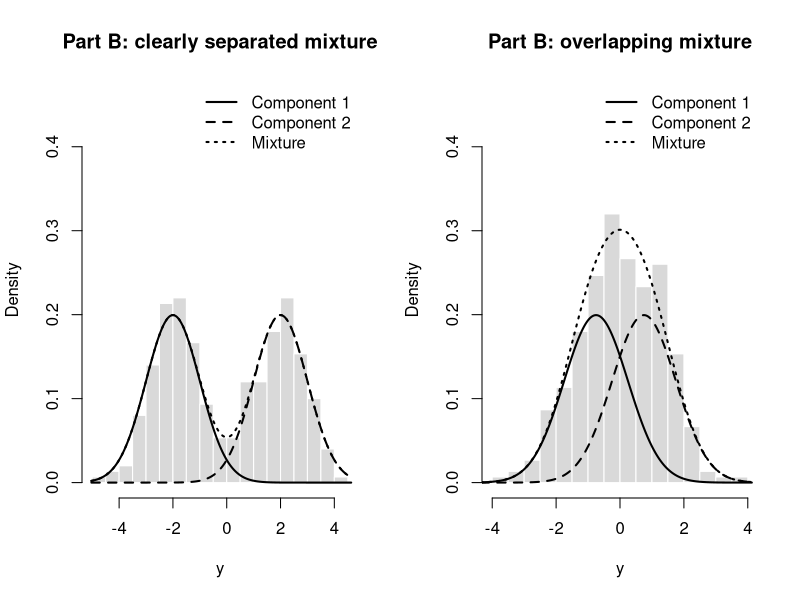
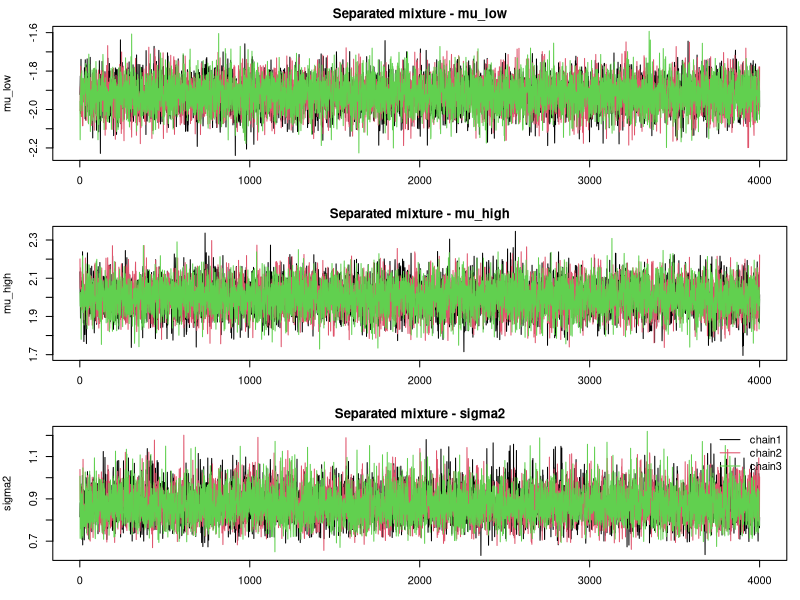
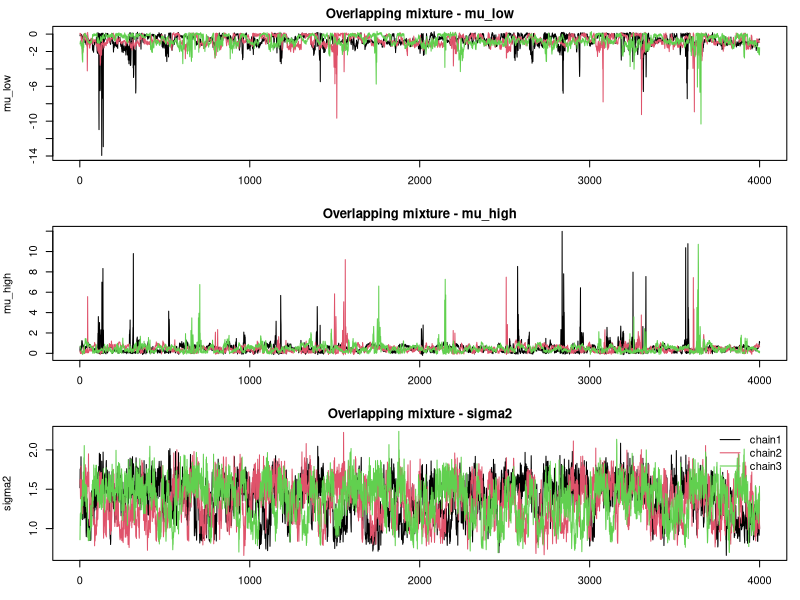
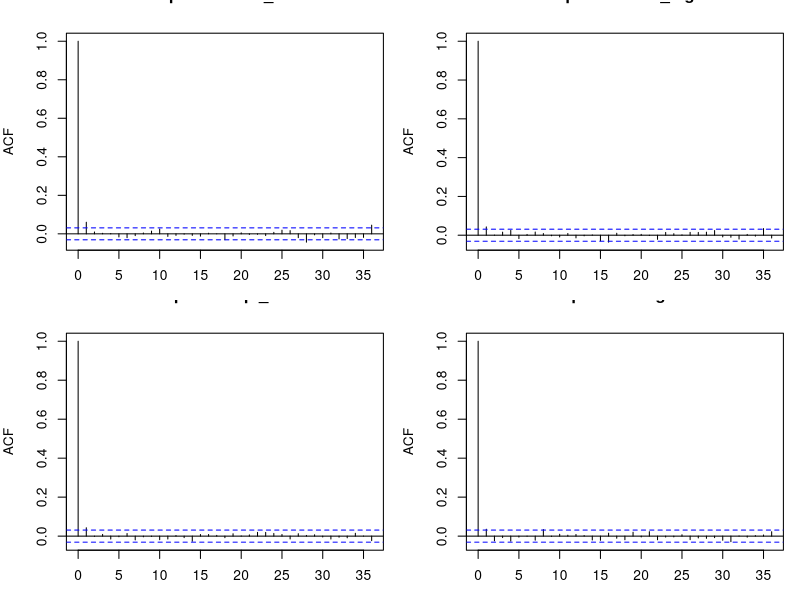
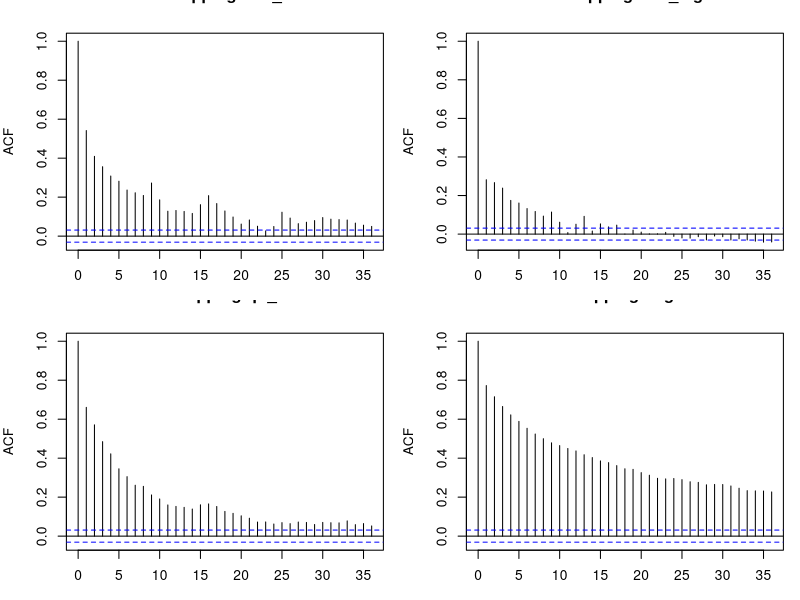
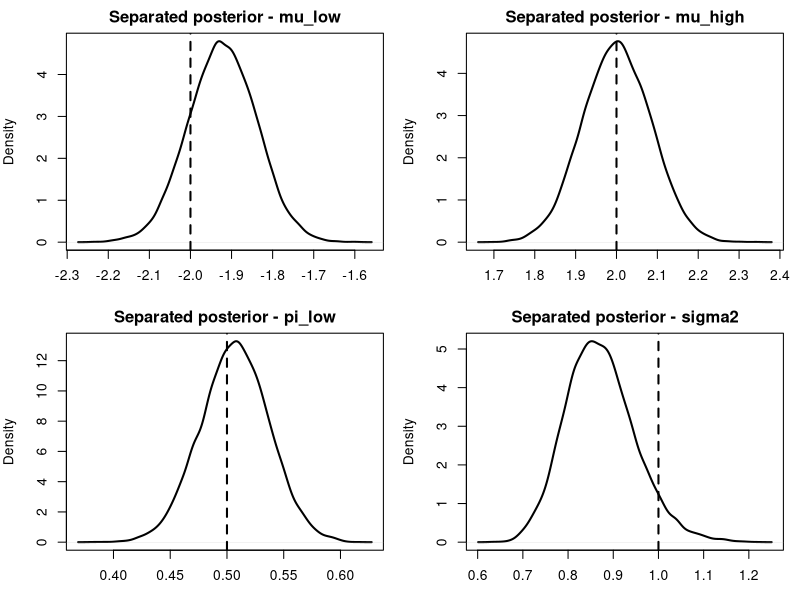
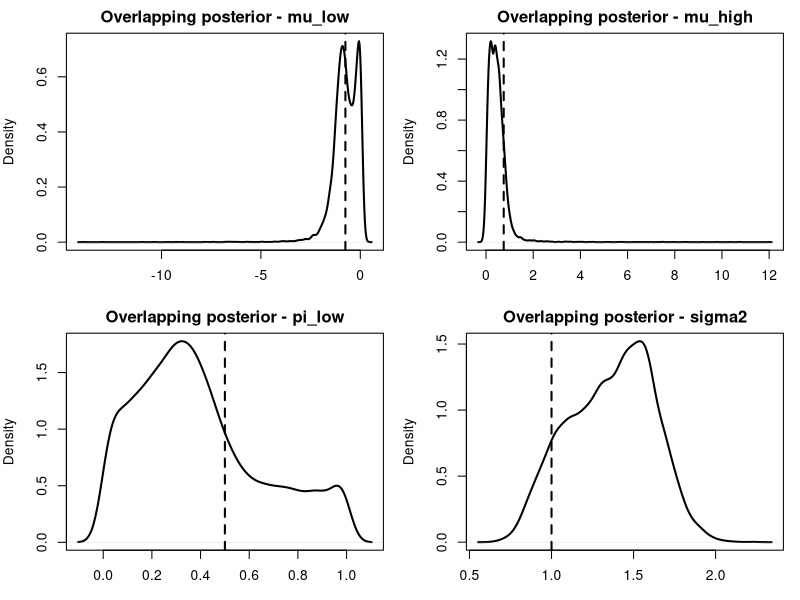

The R source for these figures, in order:

### TASK 2 ###

############
## PART A ##
############
# LATENT-VARIABLE REPRESENTATION AND GIBBS SAMPLER


# 1. STATISTICAL MODEL
# We consider the two-component Gaussian mixture
#   Y_i | Z_i = 1, mu_1, sigma^2 ~ N(mu_1, sigma^2)
#   Y_i | Z_i = 2, mu_2, sigma^2 ~ N(mu_2, sigma^2)
#
#   P(Z_i = 1) = pi
#   P(Z_i = 2) = 1 - pi
#
# Inverse-Gamma parameterisation used in this script:
#
#   p(sigma^2) proportional to
#     (sigma^2)^(-(alpha0 + 1)) * exp(-beta0 / sigma^2)
#
# Therefore, if X ~ InvGamma(alpha, beta), generate it as:
#
#   X = 1 / rgamma(1, shape = alpha, rate = beta)
#
# The latent allocations Z_i make Gibbs sampling possible because the
# full conditional distributions have standard forms.

# 2. PRIOR CHOICES

# The data in the example below are standardised, so these priors are
# specified on the standardised scale.
#
#   mu_k ~ N(0, 5^2)
#   pi ~ Beta(1, 1)
#   sigma^2 ~ InvGamma(2.5, 1.5)
#
# Beta(1, 1) is uniform on [0, 1].
# Under the stated Inverse-Gamma parameterisation, the prior mean of
# sigma^2 is beta0 / (alpha0 - 1) = 1.5 / 1.5 = 1.

m0 <- 0
s0_sq <- 25
a <- 1
b <- 1
alpha0 <- 2.5
beta0 <- 1.5


# 3. HELPER FUNCTION: STANDARDISE DATA


standardise_data <- function(y) {
  y_mean <- mean(y)
  y_sd <- sd(y)
  
  if (!is.finite(y_sd) || y_sd <= 0) {
    stop("The data must have a positive, finite standard deviation.")
  }
  
  list(
    y_std = (y - y_mean) / y_sd,
    mean = y_mean,
    sd = y_sd
  )
}


# 4. FULL CONDITIONAL DISTRIBUTIONS AND THEIR DERIVATION


# The full conditionals follow from:
# posterior kernel proportional to likelihood * prior.
# Terms that do not depend on the parameter being updated are omitted.
#
# 4.1 Latent allocation Z_i
#
# Define:
#   p1_i = P(Z_i = 1 | y_i, parameters)
#
# Then:
#
#   p1_i =
#     pi * phi(y_i; mu_1, sigma^2) /
#     [pi * phi(y_i; mu_1, sigma^2)
#       + (1 - pi) * phi(y_i; mu_2, sigma^2)]
#
#   Z_i | rest ~ Bernoulli(p1_i), represented by labels 1 and 2.
#
# Derivation for Z_i:
# Conditional on the parameters, Bayes' rule gives the probability of
# each allocation as its mixture weight times its Gaussian density,
# divided by the sum of those two weighted densities.
#
# 4.2 Component means
#
# For component k, combine the likelihood kernel
#   exp[-sum_{i:Z_i=k}(y_i - mu_k)^2 / (2*sigma^2)]
# with the Normal prior kernel
#   exp[-(mu_k - m0)^2 / (2*s0_sq)].
# Completing the square in mu_k gives the Normal full conditional below.
#
# Let n_k be the number of observations allocated to component k, and
# S_k be the sum of those observations. Then:
#
#   mu_k | rest ~ N(m_k_star, v_k_star)
#
#   v_k_star = 1 / (n_k / sigma^2 + 1 / s0_sq)
#
#   m_k_star = v_k_star * (S_k / sigma^2 + m0 / s0_sq)
#
# 4.3 Mixture probability
#
# Given the allocations, the likelihood for pi is proportional to
# pi^n1 * (1 - pi)^n2. Multiplying by the Beta(a, b) prior gives the
# Beta(a + n1, b + n2) full conditional.
#
# Let n_1 = number of observations with Z_i = 1 and
#     n_2 = number of observations with Z_i = 2.
#
#   pi | rest ~ Beta(a + n_1, b + n_2)
#
# 4.4 Common variance
#
# Conditional on the allocations and component means, the Gaussian
# likelihood kernel in sigma^2 is proportional to
# (sigma^2)^(-n/2) * exp[-sum_i (y_i - mu_Zi)^2 / (2*sigma^2)].
# Multiplying this by the specified Inverse-Gamma prior kernel adds
# n/2 to the shape parameter and half the residual sum of squares to
# the second parameter.
#
# Let mu_Zi equal mu_1 when Z_i = 1 and mu_2 when Z_i = 2.
# Under the prior specified above:
#
#   sigma^2 | rest ~ InvGamma(
#     alpha0 + n / 2,
#     beta0 + 0.5 * sum_i (y_i - mu_Zi)^2
#   )

# Now, I have drived the full conditional distributions.
# The following section implements the Gibbs sampler,
# stores posterior draws, and assesses Markov chain behaviour.

# 5. GIBBS SAMPLER IMPLEMENTED FROM SCRATCH


gibbs_mix <- function(
    y,
    n_iter = 12000,
    burn = 4000,
    thin = 4,
    init = NULL,
    m0 = 0,
    s0_sq = 25,
    a = 1,
    b = 1,
    alpha0 = 2.5,
    beta0 = 1.5,
    seed = NULL
) {
  if (!is.null(seed)) set.seed(seed)
  
  if (!is.numeric(y) || length(y) < 2 || any(!is.finite(y))) {
    stop("y must be a finite numeric vector with at least two observations.")
  }
  if (n_iter <= burn) stop("n_iter must be larger than burn.")
  if (thin < 1) stop("thin must be at least 1.")
  if (s0_sq <= 0 || a <= 0 || b <= 0 ||
      alpha0 <= 0 || beta0 <= 0) {
    stop("Prior variance and distribution parameters must be positive.")
  }
  
  n <- length(y)
  
# Initial values
if (is.null(init)) {
    z <- sample(1:2, n, replace = TRUE)
    
# Ensure both components have at least one observation initially.
    if (length(unique(z)) < 2) {
      z[1] <- 1L
      z[2] <- 2L
    }
    
    mu1 <- mean(y[z == 1])
    mu2 <- mean(y[z == 2])
    
    if (mu1 == mu2) {
      mu1 <- mu1 - 0.5
      mu2 <- mu2 + 0.5
    }
    
    pi <- min(max(mean(z == 1), 0.05), 0.95)
    sigma2 <- var(y)
  } else {
    required <- c("mu1", "mu2", "pi", "sigma2")
    if (!all(required %in% names(init))) {
      stop("init must contain mu1, mu2, pi, and sigma2.")
    }
    
    mu1 <- init$mu1
    mu2 <- init$mu2
    pi <- init$pi
    sigma2 <- init$sigma2
    
    if (!is.null(init$z)) {
      z <- init$z
      if (length(z) != n || any(!z %in% c(1, 2))) {
        stop("init$z must have length length(y) and contain only 1 or 2.")
      }
    } else {
      z <- sample(1:2, n, replace = TRUE)
    }
  }
  
  if (!is.finite(sigma2) || sigma2 <= 0) {
    stop("The initial sigma2 must be positive and finite.")
  }
  if (!is.finite(pi) || pi <= 0 || pi >= 1) {
    stop("The initial pi must be strictly between 0 and 1.")
  }
  
  keep <- seq(from = burn + 1, to = n_iter, by = thin)
  n_keep <- length(keep)
  
  # Store parameter draws and the latent allocations for posterior
  # inference and examination of Markov-chain behaviour.
  out <- list(
    mu1 = numeric(n_keep),
    mu2 = numeric(n_keep),
    pi = numeric(n_keep),
    sigma2 = numeric(n_keep),
    z = matrix(NA_integer_, nrow = n_keep, ncol = n)
  )
  
  keep_counter <- 0L
  
  for (iter in seq_len(n_iter)) {
    
    # STEP 1: Update each latent allocation Z_i.
    # Work on the log scale to reduce numerical underflow.
    log_p1 <- log(pi) +
      dnorm(y, mean = mu1, sd = sqrt(sigma2), log = TRUE)
    
    log_p2 <- log1p(-pi) +
      dnorm(y, mean = mu2, sd = sqrt(sigma2), log = TRUE)
    
    p1 <- plogis(log_p1 - log_p2)
    z <- ifelse(runif(n) < p1, 1L, 2L)
    
    # STEP 2: Update mu_1.
    n1 <- sum(z == 1)
    v1 <- 1 / (n1 / sigma2 + 1 / s0_sq)
    m1 <- v1 * (sum(y[z == 1]) / sigma2 + m0 / s0_sq)
    mu1 <- rnorm(1, mean = m1, sd = sqrt(v1))
    
    # STEP 3: Update mu_2.
    n2 <- sum(z == 2)
    v2 <- 1 / (n2 / sigma2 + 1 / s0_sq)
    m2 <- v2 * (sum(y[z == 2]) / sigma2 + m0 / s0_sq)
    mu2 <- rnorm(1, mean = m2, sd = sqrt(v2))
    
    # STEP 4: Update pi.
    pi <- rbeta(1, shape1 = a + n1, shape2 = b + n2)
    
    # STEP 5: Update sigma^2.
    residuals <- ifelse(z == 1, y - mu1, y - mu2)
    alpha_post <- alpha0 + n / 2
    beta_post <- beta0 + 0.5 * sum(residuals^2)
    
    sigma2 <- 1 / rgamma(
      1,
      shape = alpha_post,
      rate = beta_post
    )
    
    # Save draws after burn-in, applying the requested thinning.
    if (iter %in% keep) {
      keep_counter <- keep_counter + 1L
      out$mu1[keep_counter] <- mu1
      out$mu2[keep_counter] <- mu2
      out$pi[keep_counter] <- pi
      out$sigma2[keep_counter] <- sigma2
      out$z[keep_counter, ] <- z
    }
  }
  
  out$n_iter <- n_iter
  out$burn <- burn
  out$thin <- thin
  out
}



# 6. BASIC CHECK OF THE GIBBS SAMPLER


# A simple simulated mixture is used only to check that the sampler
# runs and stores the expected quantities.
# n_iter = 6000 and burn = 2000 are initial pilot settings, not a claim
# that these values guarantee convergence. We must increase the run length if
# chains have not mixed adequately or effective sample sizes are too low.
# Burn-in is chosen by inspecting the early transient behaviour, thinning
# is used here only to reduce the number of stored draws, not to create
# convergence. 

set.seed(1001)
y_check <- c(
  rnorm(100, mean = -2, sd = 1),
  rnorm(100, mean = 2, sd = 1)
)

y_check_info <- standardise_data(y_check)
y_check_std <- y_check_info$y_std

check_init <- list(
  mu1 = -1,
  mu2 = 1,
  pi = 0.5,
  sigma2 = 1,
  z = sample(1:2, length(y_check_std), replace = TRUE)
)

check_draws <- gibbs_mix(
  y = y_check_std,
  n_iter = 6000,
  burn = 2000,
  thin = 4,
  init = check_init,
  m0 = m0,
  s0_sq = s0_sq,
  a = a,
  b = b,
  alpha0 = alpha0,
  beta0 = beta0,
  seed = 1002
)

# Basic posterior summary for the stored parameter draws.
posterior_summary <- function(x) {
  qs <- quantile(x, probs = c(0.025, 0.5, 0.975), na.rm = TRUE)
  c(
    Mean = mean(x),
    SD = sd(x),
    Q2.5 = unname(qs[1]),
    Median = unname(qs[2]),
    Q97.5 = unname(qs[3])
  )
}

summary_table <- rbind(
  mu1 = posterior_summary(check_draws$mu1),
  mu2 = posterior_summary(check_draws$mu2),
  pi = posterior_summary(check_draws$pi),
  sigma2 = posterior_summary(check_draws$sigma2)
)


# Part A is complete: I specified initialization and preliminary iteration
# settings.
# Part B evaluates chain behaviour to assess their adequacy.
# I will assess their adequacy using convergence diagnostics
# in Part B.

############
## PART B ##
############

#  SIMULATION SETTINGS

set.seed(20261012)
n_sim <- 300
true_pi <- 0.5
true_sigma <- 1

# Clearly separated: the mean difference is four standard deviations.

scenario_separated <- list(
  name = "Clearly separated",
  mu1 = -2,
  mu2 =  2,
  pi = true_pi,
  sigma = true_sigma
)

# Substantially overlapping: the mean difference is 1.5 standard deviations.

scenario_overlapping <- list(
  name = "Substantially overlapping",
  mu1 = -0.75,
  mu2 =  0.75,
  pi = true_pi,
  sigma = true_sigma
)

# Generate observations from the known mixture and retain the generating
# component indicators for the later allocation-recovery assessment.

simulate_mixture <- function(n, mu1, mu2, pi, sigma) {
  z_true <- ifelse(runif(n) < pi, 1L, 2L)
  y <- numeric(n)
  y[z_true == 1L] <- rnorm(sum(z_true == 1L), mean = mu1, sd = sigma)
  y[z_true == 2L] <- rnorm(sum(z_true == 2L), mean = mu2, sd = sigma)
  
  list(y = y, z_true = z_true)
}

sim_sep <- simulate_mixture(
  n_sim, scenario_separated$mu1, scenario_separated$mu2,
  scenario_separated$pi, scenario_separated$sigma
)

sim_overlap <- simulate_mixture(
  n_sim, scenario_overlapping$mu1, scenario_overlapping$mu2,
  scenario_overlapping$pi, scenario_overlapping$sigma
)

# Visualise the generated data and the true component densities.

plot_simulated_mixture <- function(sim, pars, main) {
  hist(sim$y, breaks = 25, probability = TRUE,
       col = "grey85", border = "white",
       main = main, xlab = "y", ylim = c(0, max(
         density(sim$y)$y,
         dnorm(seq(min(sim$y), max(sim$y), length.out = 300),
               pars$mu1, pars$sigma),
         dnorm(seq(min(sim$y), max(sim$y), length.out = 300),
               pars$mu2, pars$sigma)
       ) * 1.15))
  xx <- seq(min(sim$y) - 0.5, max(sim$y) + 0.5, length.out = 500)
  lines(xx, pars$pi * dnorm(xx, pars$mu1, pars$sigma), lwd = 2)
  lines(xx, (1 - pars$pi) * dnorm(xx, pars$mu2, pars$sigma), lwd = 2, lty = 2)
  lines(xx, pars$pi * dnorm(xx, pars$mu1, pars$sigma) +
          (1 - pars$pi) * dnorm(xx, pars$mu2, pars$sigma), lwd = 2, lty = 3)
  legend("topright",
         legend = c("Component 1", "Component 2", "Mixture"),
         lty = c(1, 2, 3), lwd = 2, bty = "n")
}

par(mfrow = c(1, 2))
plot_simulated_mixture(sim_sep, scenario_separated,
                       "Part B: clearly separated mixture")
plot_simulated_mixture(sim_overlap, scenario_overlapping,
                       "Part B: overlapping mixture")
par(mfrow = c(1, 1))


#  MULTIPLE CHAINS FROM DIFFERENT INITIAL VALUES
#
# The initial means are deliberately dispersed and include reversed
# component labels. This helps reveal sensitivity to initial values and
# label switching. The sampler itself is not constrained to keep mu1 < mu2.
#
# These are pilot settings. Diagnostics below should be inspected before
# treating the selected run length as adequate.

n_iter_B <- 12000
burn_B <- 4000
thin_B <- 2
n_chains_B <- 3

make_initial_values <- function(y, chain_id) {
# Different starting values for each chain. The allocation vector is
# independently randomised, and the initial variance is kept positive.
  starts <- list(
    c(-1.5,  1.5),
    c( 1.5, -1.5),
    c(-0.25, 0.25)
  )
  list(
    mu1 = starts[[chain_id]][1],
    mu2 = starts[[chain_id]][2],
    pi = c(0.35, 0.65, 0.50)[chain_id],
    sigma2 = c(1.5, 0.7, 2.0)[chain_id],
    z = sample(1:2, length(y), replace = TRUE)
  )
}

run_scenario_chains <- function(sim, scenario_name) {
  chains <- vector("list", n_chains_B)
  
  for (ch in seq_len(n_chains_B)) {
    chains[[ch]] <- gibbs_mix(
      y = sim$y,
      n_iter = n_iter_B,
      burn = burn_B,
      thin = thin_B,
      init = make_initial_values(sim$y, ch),
      m0 = m0,
      s0_sq = s0_sq,
      a = a,
      b = b,
      alpha0 = alpha0,
      beta0 = beta0,
      seed = 3100 + ch
    )
  }
  
  names(chains) <- paste0("chain", seq_len(n_chains_B))
  attr(chains, "scenario") <- scenario_name
  chains
}

chains_separated <- run_scenario_chains(sim_sep, "Clearly separated")
chains_overlapping <- run_scenario_chains(sim_overlap, "Substantially overlapping")


#  LABEL-INVARIANT SUMMARIES
#
# The likelihood is unchanged when the two component labels are exchanged.
# For comparing component means across chains, order the means within each
# saved draw. The corresponding allocation labels and mixture weight are
# relabelled in the same draw. This is a post-processing device for the
# simulation comparison, not a constraint imposed on the Gibbs sampler.

align_chain_draws <- function(chain) {
  m <- length(chain$mu1)
  mu_low <- pmin(chain$mu1, chain$mu2)
  mu_high <- pmax(chain$mu1, chain$mu2)
  component_1_is_low <- chain$mu1 <= chain$mu2
  
  pi_low <- ifelse(component_1_is_low, chain$pi, 1 - chain$pi)
  z_low <- chain$z
  for (i in seq_len(m)) {
    if (!component_1_is_low[i]) z_low[i, ] <- 3L - z_low[i, ]
  }
  
  list(
    mu_low = mu_low,
    mu_high = mu_high,
    pi_low = pi_low,
    sigma2 = chain$sigma2,
    z_low = z_low
  )
}

aligned_separated <- lapply(chains_separated, align_chain_draws)
aligned_overlapping <- lapply(chains_overlapping, align_chain_draws)


#  POSTERIOR SUMMARIES AND RECOVERY OF GENERATING VALUES

posterior_summary_B <- function(x) {
  q <- quantile(x, probs = c(0.025, 0.5, 0.975), na.rm = TRUE)
  c(
    Mean = mean(x),
    SD = sd(x),
    Q2.5 = unname(q[1]),
    Median = unname(q[2]),
    Q97.5 = unname(q[3])
  )
}

combine_parameter_draws <- function(aligned_chains) {
  do.call(rbind, lapply(aligned_chains, function(ch) {
    data.frame(
      mu_low = ch$mu_low,
      mu_high = ch$mu_high,
      pi_low = ch$pi_low,
      sigma2 = ch$sigma2
    )
  }))
}

draws_sep <- combine_parameter_draws(aligned_separated)
draws_overlap <- combine_parameter_draws(aligned_overlapping)

summary_separated <- rbind(
  lower_mean = posterior_summary_B(draws_sep$mu_low),
  upper_mean = posterior_summary_B(draws_sep$mu_high),
  mixing_weight_for_lower_mean = posterior_summary_B(draws_sep$pi_low),
  common_variance = posterior_summary_B(draws_sep$sigma2)
)

summary_overlapping <- rbind(
  lower_mean = posterior_summary_B(draws_overlap$mu_low),
  upper_mean = posterior_summary_B(draws_overlap$mu_high),
  mixing_weight_for_lower_mean = posterior_summary_B(draws_overlap$pi_low),
  common_variance = posterior_summary_B(draws_overlap$sigma2)
)

cat("\nPART B: posterior summaries, clearly separated mixture\n")
print(round(summary_separated, 3))
cat("\nTrue values (ordered means, weight of lower-mean component, variance):\n")
print(c(mu_low = scenario_separated$mu1,
        mu_high = scenario_separated$mu2,
        pi_low = scenario_separated$pi,
        sigma2 = scenario_separated$sigma^2))

cat("\nPART B: posterior summaries, overlapping mixture\n")
print(round(summary_overlapping, 3))
cat("\nTrue values (ordered means, weight of lower-mean component, variance):\n")
print(c(mu_low = scenario_overlapping$mu1,
        mu_high = scenario_overlapping$mu2,
        pi_low = scenario_overlapping$pi,
        sigma2 = scenario_overlapping$sigma^2))

#  TRACE PLOTS
#
# Plot ordered means and the variance. Ordered means are used here to avoid
# mistaking label exchange for a change in the underlying mixture. The
# un-ordered mu1 and mu2 traces can also be inspected to see label switching.

plot_chain_traces <- function(aligned_chains, main_prefix) {
  par(mfrow = c(3, 1), mar = c(3, 4, 2, 1))
  vars <- c("mu_low", "mu_high", "sigma2")
  for (v in vars) {
    all_y <- unlist(lapply(aligned_chains, function(ch) ch[[v]]))
    plot(aligned_chains[[1]][[v]], type = "l", col = 1,
         xlab = "Stored post-burn-in draw", ylab = v,
         main = paste(main_prefix, "-", v),
         ylim = range(all_y, finite = TRUE))
    if (length(aligned_chains) > 1) {
      for (ch in 2:length(aligned_chains)) {
        lines(aligned_chains[[ch]][[v]], col = ch)
      }
    }
  }
  legend("topright", legend = names(aligned_chains),
         col = seq_along(aligned_chains), lty = 1, bty = "n")
  par(mfrow = c(1, 1))
}

plot_chain_traces(aligned_separated, "Separated mixture")
plot_chain_traces(aligned_overlapping, "Overlapping mixture")


#  AUTOCORRELATION AND EFFECTIVE SAMPLE SIZE (ESS)

# ESS is estimated separately for each chain from its autocorrelation sequence
# using a positive-pair truncation rule, then summed across chains. The result
# is an approximate diagnostic, not a substitute for a validated MCMC package.
# MCSE for the posterior mean is approximated by posterior SD / sqrt(ESS).
# The trace plots and between-chain comparisons should be considered too.

ess_one_chain <- function(x, max_lag = NULL) {
  x <- as.numeric(x)
  n <- length(x)
  if (n < 3 || !is.finite(sd(x)) || sd(x) == 0) return(NA_real_)
  if (is.null(max_lag)) max_lag <- min(n - 1, 1000)
  
  ac <- as.numeric(acf(x, lag.max = max_lag, plot = FALSE,
                       demean = TRUE)$acf)[-1]
  if (!length(ac)) return(n)
  
# Sum autocorrelations in adjacent pairs and stop at the first
# non-positive pair, a simple approximation to the initial-positive-sequence
# approach used in MCMC diagnostics.
  pair_sums <- numeric(0)
  j <- 1
  while (j <= length(ac)) {
    pair_sum <- ac[j]
    if (j + 1 <= length(ac)) pair_sum <- pair_sum + ac[j + 1]
    if (!is.finite(pair_sum) || pair_sum <= 0) break
    pair_sums <- c(pair_sums, pair_sum)
    j <- j + 2
  }
  
  tau <- max(1, 1 + 2 * sum(pair_sums))
  min(n, n / tau)
}

ess_multi_chain <- function(aligned_chains, variable) {
  sum(vapply(aligned_chains, function(ch) ess_one_chain(ch[[variable]]),
             numeric(1)), na.rm = TRUE)
}

diagnostic_ess_table <- function(aligned_chains) {
  variables <- c("mu_low", "mu_high", "pi_low", "sigma2")
  all_draws <- combine_parameter_draws(aligned_chains)
  ess_values <- vapply(variables, function(v) {
    ess_multi_chain(aligned_chains, v)
  }, numeric(1))
  posterior_sd <- vapply(variables, function(v) sd(all_draws[[v]]), numeric(1))
  
  data.frame(
    parameter = variables,
    stored_draws = nrow(all_draws),
    ESS_total = unname(ess_values),
    posterior_SD = unname(posterior_sd),
    MCSE_mean_approx = unname(posterior_sd / sqrt(ess_values))
  )
}

ess_separated <- diagnostic_ess_table(aligned_separated)
ess_overlapping <- diagnostic_ess_table(aligned_overlapping)

cat("\nApproximate ESS: clearly separated mixture\n")
print(ess_separated, row.names = FALSE)
cat("\nApproximate ESS: overlapping mixture\n")
print(ess_overlapping, row.names = FALSE)

# ACF plots for representative label-invariant parameters from the first
# chain. Slow decay indicates stronger serial dependence.

par(mfrow = c(2, 2))
for (v in c("mu_low", "mu_high", "pi_low", "sigma2")) {
  acf(aligned_separated[[1]][[v]], main = paste("Separated:", v))
}
par(mfrow = c(1, 1))

par(mfrow = c(2, 2))
for (v in c("mu_low", "mu_high", "pi_low", "sigma2")) {
  acf(aligned_overlapping[[1]][[v]], main = paste("Overlapping:", v))
}
par(mfrow = c(1, 1))

# BASIC MULTI-CHAIN R-HAT
# This is the classical Gelman-Rubin potential scale reduction estimate
# calculated from equal-length chains. The reported estimate is bounded below
# by 1. Values close to 1 are reassuring,
# but no single threshold proves convergence. Interpret it together with
# trace plots, ESS, autocorrelation, and stability under longer runs.

rhat_basic <- function(chains) {
  n <- min(vapply(chains, length, integer(1)))
  m <- length(chains)
  if (m < 2 || n < 2) return(NA_real_)
  
  mat <- sapply(chains, function(x) as.numeric(x[seq_len(n)]))
  chain_means <- colMeans(mat)
  chain_vars <- apply(mat, 2, var)
  W <- mean(chain_vars)
  B <- n * var(chain_means)
  
  if (!is.finite(W) || W <= 0) return(NA_real_)
  var_hat <- ((n - 1) / n) * W + B / n
# The conventional reported potential scale reduction factor is
# bounded below by 1; small-sample estimates can otherwise fall below 1.
  max(1, sqrt(var_hat / W))
}

diagnostic_rhat_table <- function(aligned_chains) {
  variables <- c("mu_low", "mu_high", "pi_low", "sigma2")
  data.frame(
    parameter = variables,
    Rhat_classical = vapply(variables, function(v) {
      rhat_basic(lapply(aligned_chains, function(ch) ch[[v]]))
    }, numeric(1))
  )
}
rhat_separated <- diagnostic_rhat_table(aligned_separated)
rhat_overlapping <- diagnostic_rhat_table(aligned_overlapping)

cat("\nR-hat: clearly separated mixture\n")
print(rhat_separated, row.names = FALSE)

cat("\nR-hat: overlapping mixture\n")
print(rhat_overlapping, row.names = FALSE)


# RECOVERY OF LATENT ALLOCATIONS
#
# Allocation recovery is evaluated after aligning labels within each draw.
# For each observation, estimate the posterior probability of belonging to
# the lower-mean component, then classify at 0.5. Accuracy is descriptive:
# it is expected to be lower in the overlapping case because the components
# generate observations in the same region.

allocation_recovery <- function(aligned_chains, z_true) {
  z_draws <- do.call(rbind, lapply(aligned_chains, function(ch) ch$z_low))
  prob_lower <- colMeans(z_draws == 1L)
  z_hat <- ifelse(prob_lower >= 0.5, 1L, 2L)
  data.frame(
    posterior_mean_probability_lower = mean(prob_lower),
    classification_accuracy = mean(z_hat == z_true),
    mean_allocation_uncertainty = mean(2 * pmin(prob_lower, 1 - prob_lower)),
    n_observations = length(z_true)
  )
}

allocation_sep <- allocation_recovery(aligned_separated, sim_sep$z_true)
allocation_overlap <- allocation_recovery(aligned_overlapping, sim_overlap$z_true)

cat("\nLatent-allocation recovery: clearly separated mixture\n")
print(allocation_sep, row.names = FALSE)
cat("\nLatent-allocation recovery: overlapping mixture\n")
print(allocation_overlap, row.names = FALSE)


# POSTERIOR DENSITIES AGAINST GENERATING VALUES
#
# These plots compare posterior uncertainty with the known data-generating
# values. The means are ordered, and the mixture weight refers to the
# lower-mean component after relabelling.

plot_posterior_recovery <- function(draws, pars, main_prefix) {
  true_values <- c(
    mu_low = min(pars$mu1, pars$mu2),
    mu_high = max(pars$mu1, pars$mu2),
    pi_low = if (pars$mu1 <= pars$mu2) pars$pi else 1 - pars$pi,
    sigma2 = pars$sigma^2
  )
  par(mfrow = c(2, 2))
  for (v in names(true_values)) {
    plot(density(draws[[v]]), main = paste(main_prefix, "-", v),
         xlab = v, lwd = 2)
    abline(v = true_values[[v]], lty = 2, lwd = 2)
  }
  par(mfrow = c(1, 1))
}

plot_posterior_recovery(draws_sep, scenario_separated,
                        "Separated posterior")
plot_posterior_recovery(draws_overlap, scenario_overlapping,
                        "Overlapping posterior")


# EXTENSION CHECK FOR ITERATION CHOICE

# A practical check is to compare posterior summaries from the first and
# second halves of the retained draws. Large differences suggest that the
# chain may not yet be stable. This is a descriptive check and does not
# replace multi-chain diagnostics. If diagnostics are unsatisfactory,
# increase n_iter and repeat the analysis rather than relying on thinning.

half_summary_difference <- function(draws) {
  n <- nrow(draws)
  first <- draws[seq_len(floor(n / 2)), , drop = FALSE]
  second <- draws[(floor(n / 2) + 1):n, , drop = FALSE]
  vars <- c("mu_low", "mu_high", "pi_low", "sigma2")
  
  result <- data.frame(
    parameter = vars,
    first_half_mean = vapply(vars, function(v) mean(first[[v]]), numeric(1)),
    second_half_mean = vapply(vars, function(v) mean(second[[v]]), numeric(1))
  )
  result$absolute_difference <- abs(
    result$first_half_mean - result$second_half_mean
  )
  result
}
stability_separated <- half_summary_difference(draws_sep)
stability_overlapping <- half_summary_difference(draws_overlap)

cat("\nHalf-run summary stability: clearly separated mixture\n")
print(stability_separated, row.names = FALSE)
cat("\nHalf-run summary stability: overlapping mixture\n")
print(stability_overlapping, row.names = FALSE)

# I assessed iteration adequacy using ESS, classical R-hat, trace plots,
# and autocorrelation diagnostics.
# For the separated mixture, I found R-hat values close to one, ESS above 10,000,
# and stable trace plots, supporting the adequacy of 12,000 iterations per chain
# with 4,000 burn-in iterations. For the overlapping mixture, I observed lower 
# ESS, pronounced excursions, and irregular posterior distributions, indicating
# less efficient sampling. I therefore concluded that R-hat alone was 
# insufficient to confirm the adequacy of the same settings for the overlapping 
# mixture.
# Part B is complete.

############
## PART C ##
############




############
## PART D ##
############

data(faithful)
y <- faithful$eruptions
